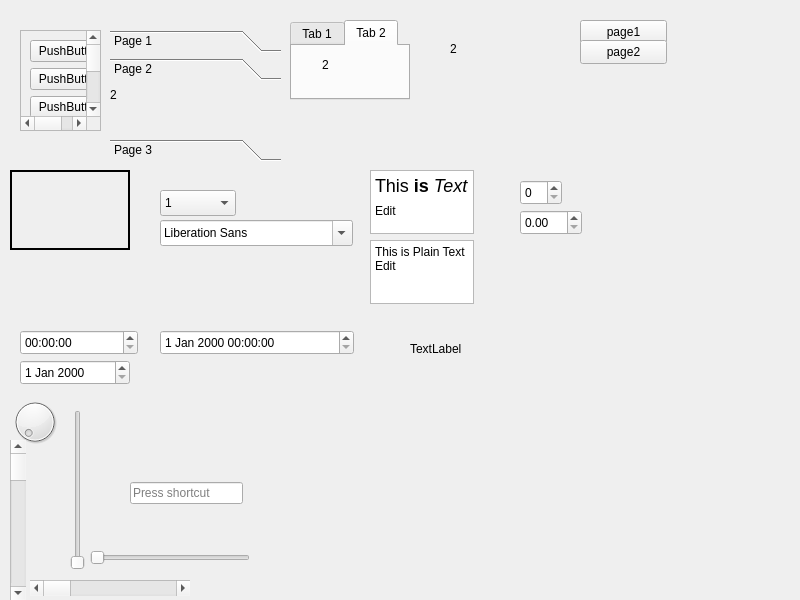
<?xml version="1.0" encoding="UTF-8"?>
<ui version="4.0">
 <class>Widget</class>
 <widget class="QWidget" name="Widget">
  <property name="geometry">
   <rect>
    <x>0</x>
    <y>0</y>
    <width>800</width>
    <height>600</height>
   </rect>
  </property>
  <property name="windowTitle">
   <string>Widget</string>
  </property>
  <widget class="QScrollArea" name="scrollArea">
   <property name="geometry">
    <rect>
     <x>20</x>
     <y>30</y>
     <width>81</width>
     <height>101</height>
    </rect>
   </property>
   <property name="widgetResizable">
    <bool>true</bool>
   </property>
   <widget class="QWidget" name="scrollAreaWidgetContents">
    <property name="geometry">
     <rect>
      <x>0</x>
      <y>-99</y>
      <width>99</width>
      <height>316</height>
     </rect>
    </property>
    <layout class="QVBoxLayout" name="verticalLayout">
     <item>
      <widget class="QPushButton" name="pushButton">
       <property name="text">
        <string>PushButton</string>
       </property>
      </widget>
     </item>
     <item>
      <widget class="QPushButton" name="pushButton_2">
       <property name="text">
        <string>PushButton</string>
       </property>
      </widget>
     </item>
     <item>
      <widget class="QPushButton" name="pushButton_3">
       <property name="text">
        <string>PushButton</string>
       </property>
      </widget>
     </item>
     <item>
      <widget class="QPushButton" name="pushButton_4">
       <property name="text">
        <string>PushButton</string>
       </property>
      </widget>
     </item>
     <item>
      <widget class="QPushButton" name="pushButton_5">
       <property name="text">
        <string>PushButton</string>
       </property>
      </widget>
     </item>
     <item>
      <widget class="QPushButton" name="pushButton_6">
       <property name="text">
        <string>PushButton</string>
       </property>
      </widget>
     </item>
     <item>
      <widget class="QPushButton" name="pushButton_7">
       <property name="text">
        <string>PushButton</string>
       </property>
      </widget>
     </item>
     <item>
      <widget class="QPushButton" name="pushButton_8">
       <property name="text">
        <string>PushButton</string>
       </property>
      </widget>
     </item>
     <item>
      <widget class="QPushButton" name="pushButton_9">
       <property name="text">
        <string>PushButton</string>
       </property>
      </widget>
     </item>
     <item>
      <widget class="QPushButton" name="pushButton_10">
       <property name="text">
        <string>PushButton</string>
       </property>
      </widget>
     </item>
     <item>
      <widget class="QPushButton" name="pushButton_11">
       <property name="text">
        <string>PushButton</string>
       </property>
      </widget>
     </item>
    </layout>
   </widget>
  </widget>
  <widget class="QToolBox" name="toolBox">
   <property name="geometry">
    <rect>
     <x>110</x>
     <y>30</y>
     <width>171</width>
     <height>131</height>
    </rect>
   </property>
   <property name="frameShape">
    <enum>QFrame::NoFrame</enum>
   </property>
   <property name="frameShadow">
    <enum>QFrame::Plain</enum>
   </property>
   <property name="currentIndex">
    <number>1</number>
   </property>
   <widget class="QWidget" name="page">
    <property name="geometry">
     <rect>
      <x>0</x>
      <y>0</y>
      <width>171</width>
      <height>41</height>
     </rect>
    </property>
    <attribute name="label">
     <string>Page 1</string>
    </attribute>
    <widget class="QLabel" name="label">
     <property name="geometry">
      <rect>
       <x>0</x>
       <y>0</y>
       <width>62</width>
       <height>18</height>
      </rect>
     </property>
     <property name="text">
      <string>1</string>
     </property>
    </widget>
   </widget>
   <widget class="QWidget" name="page_2">
    <property name="geometry">
     <rect>
      <x>0</x>
      <y>0</y>
      <width>171</width>
      <height>41</height>
     </rect>
    </property>
    <attribute name="label">
     <string>Page 2</string>
    </attribute>
    <widget class="QLabel" name="label_2">
     <property name="geometry">
      <rect>
       <x>0</x>
       <y>0</y>
       <width>62</width>
       <height>18</height>
      </rect>
     </property>
     <property name="text">
      <string>2</string>
     </property>
    </widget>
   </widget>
   <widget class="QWidget" name="page_3">
    <attribute name="label">
     <string>Page 3</string>
    </attribute>
    <widget class="QLabel" name="label_3">
     <property name="geometry">
      <rect>
       <x>0</x>
       <y>0</y>
       <width>62</width>
       <height>18</height>
      </rect>
     </property>
     <property name="text">
      <string>3</string>
     </property>
    </widget>
   </widget>
  </widget>
  <widget class="QTabWidget" name="tabWidget">
   <property name="geometry">
    <rect>
     <x>290</x>
     <y>20</y>
     <width>120</width>
     <height>80</height>
    </rect>
   </property>
   <property name="currentIndex">
    <number>1</number>
   </property>
   <widget class="QWidget" name="tab">
    <attribute name="title">
     <string>Tab 1</string>
    </attribute>
    <widget class="QLabel" name="label_4">
     <property name="geometry">
      <rect>
       <x>20</x>
       <y>20</y>
       <width>62</width>
       <height>18</height>
      </rect>
     </property>
     <property name="text">
      <string>1</string>
     </property>
    </widget>
   </widget>
   <widget class="QWidget" name="tab_2">
    <attribute name="title">
     <string>Tab 2</string>
    </attribute>
    <widget class="QLabel" name="label_5">
     <property name="geometry">
      <rect>
       <x>30</x>
       <y>10</y>
       <width>62</width>
       <height>18</height>
      </rect>
     </property>
     <property name="text">
      <string>2</string>
     </property>
    </widget>
   </widget>
  </widget>
  <widget class="QStackedWidget" name="stackedWidget">
   <property name="geometry">
    <rect>
     <x>420</x>
     <y>10</y>
     <width>120</width>
     <height>80</height>
    </rect>
   </property>
   <property name="autoFillBackground">
    <bool>true</bool>
   </property>
   <property name="currentIndex">
    <number>1</number>
   </property>
   <widget class="QWidget" name="page_4">
    <widget class="QLabel" name="label_6">
     <property name="geometry">
      <rect>
       <x>20</x>
       <y>30</y>
       <width>62</width>
       <height>18</height>
      </rect>
     </property>
     <property name="text">
      <string>1</string>
     </property>
    </widget>
   </widget>
   <widget class="QWidget" name="page_5">
    <widget class="QLabel" name="label_7">
     <property name="geometry">
      <rect>
       <x>30</x>
       <y>30</y>
       <width>62</width>
       <height>18</height>
      </rect>
     </property>
     <property name="text">
      <string>2</string>
     </property>
    </widget>
   </widget>
  </widget>
  <widget class="QPushButton" name="pushButton_12">
   <property name="geometry">
    <rect>
     <x>580</x>
     <y>20</y>
     <width>87</width>
     <height>24</height>
    </rect>
   </property>
   <property name="text">
    <string>page1</string>
   </property>
  </widget>
  <widget class="QPushButton" name="pushButton_13">
   <property name="geometry">
    <rect>
     <x>580</x>
     <y>40</y>
     <width>87</width>
     <height>24</height>
    </rect>
   </property>
   <property name="text">
    <string>page2</string>
   </property>
  </widget>
  <widget class="QFrame" name="frame">
   <property name="geometry">
    <rect>
     <x>10</x>
     <y>170</y>
     <width>120</width>
     <height>80</height>
    </rect>
   </property>
   <property name="frameShape">
    <enum>QFrame::WinPanel</enum>
   </property>
   <property name="frameShadow">
    <enum>QFrame::Plain</enum>
   </property>
   <property name="lineWidth">
    <number>12</number>
   </property>
  </widget>
  <widget class="QComboBox" name="comboBox">
   <property name="geometry">
    <rect>
     <x>160</x>
     <y>190</y>
     <width>76</width>
     <height>26</height>
    </rect>
   </property>
   <item>
    <property name="text">
     <string>1</string>
    </property>
   </item>
   <item>
    <property name="text">
     <string>2</string>
    </property>
   </item>
   <item>
    <property name="text">
     <string>3</string>
    </property>
   </item>
   <item>
    <property name="text">
     <string>4</string>
    </property>
   </item>
   <item>
    <property name="text">
     <string>5</string>
    </property>
   </item>
  </widget>
  <widget class="QFontComboBox" name="fontComboBox">
   <property name="geometry">
    <rect>
     <x>160</x>
     <y>220</y>
     <width>193</width>
     <height>26</height>
    </rect>
   </property>
  </widget>
  <widget class="QTextEdit" name="textEdit">
   <property name="geometry">
    <rect>
     <x>370</x>
     <y>170</y>
     <width>104</width>
     <height>64</height>
    </rect>
   </property>
   <property name="html">
    <string>&lt;!DOCTYPE HTML PUBLIC &quot;-//W3C//DTD HTML 4.0//EN&quot; &quot;http://www.w3.org/TR/REC-html40/strict.dtd&quot;&gt;
&lt;html&gt;&lt;head&gt;&lt;meta name=&quot;qrichtext&quot; content=&quot;1&quot; /&gt;&lt;meta charset=&quot;utf-8&quot; /&gt;&lt;style type=&quot;text/css&quot;&gt;
p, li { white-space: pre-wrap; }
hr { height: 1px; border-width: 0; }
li.unchecked::marker { content: &quot;\2610&quot;; }
li.checked::marker { content: &quot;\2612&quot;; }
&lt;/style&gt;&lt;/head&gt;&lt;body style=&quot; font-family:'Microsoft JhengHei UI'; font-size:13.5pt; font-weight:400; font-style:normal;&quot;&gt;
&lt;p style=&quot; margin-top:0px; margin-bottom:0px; margin-left:0px; margin-right:0px; -qt-block-indent:0; text-indent:0px;&quot;&gt;This &lt;span style=&quot; font-weight:700;&quot;&gt;is&lt;/span&gt; &lt;span style=&quot; font-style:italic;&quot;&gt;Text&lt;/span&gt; &lt;span style=&quot; vertical-align:sub;&quot;&gt;Edit&lt;/span&gt; &lt;/p&gt;&lt;/body&gt;&lt;/html&gt;</string>
   </property>
  </widget>
  <widget class="QPlainTextEdit" name="plainTextEdit">
   <property name="geometry">
    <rect>
     <x>370</x>
     <y>240</y>
     <width>104</width>
     <height>64</height>
    </rect>
   </property>
   <property name="plainText">
    <string>This is Plain Text Edit
</string>
   </property>
  </widget>
  <widget class="QSpinBox" name="spinBox">
   <property name="geometry">
    <rect>
     <x>520</x>
     <y>180</y>
     <width>42</width>
     <height>25</height>
    </rect>
   </property>
  </widget>
  <widget class="QDoubleSpinBox" name="doubleSpinBox">
   <property name="geometry">
    <rect>
     <x>520</x>
     <y>210</y>
     <width>62</width>
     <height>25</height>
    </rect>
   </property>
  </widget>
  <widget class="QTimeEdit" name="timeEdit">
   <property name="geometry">
    <rect>
     <x>20</x>
     <y>330</y>
     <width>118</width>
     <height>25</height>
    </rect>
   </property>
  </widget>
  <widget class="QDateEdit" name="dateEdit">
   <property name="geometry">
    <rect>
     <x>20</x>
     <y>360</y>
     <width>110</width>
     <height>25</height>
    </rect>
   </property>
  </widget>
  <widget class="QDateTimeEdit" name="dateTimeEdit">
   <property name="geometry">
    <rect>
     <x>160</x>
     <y>330</y>
     <width>194</width>
     <height>25</height>
    </rect>
   </property>
  </widget>
  <widget class="QDial" name="dial">
   <property name="geometry">
    <rect>
     <x>10</x>
     <y>390</y>
     <width>50</width>
     <height>64</height>
    </rect>
   </property>
  </widget>
  <widget class="QScrollBar" name="horizontalScrollBar">
   <property name="geometry">
    <rect>
     <x>30</x>
     <y>580</y>
     <width>160</width>
     <height>16</height>
    </rect>
   </property>
   <property name="orientation">
    <enum>Qt::Horizontal</enum>
   </property>
  </widget>
  <widget class="QScrollBar" name="verticalScrollBar">
   <property name="geometry">
    <rect>
     <x>10</x>
     <y>440</y>
     <width>16</width>
     <height>160</height>
    </rect>
   </property>
   <property name="orientation">
    <enum>Qt::Vertical</enum>
   </property>
  </widget>
  <widget class="QSlider" name="horizontalSlider">
   <property name="geometry">
    <rect>
     <x>90</x>
     <y>550</y>
     <width>160</width>
     <height>16</height>
    </rect>
   </property>
   <property name="orientation">
    <enum>Qt::Horizontal</enum>
   </property>
  </widget>
  <widget class="QSlider" name="verticalSlider">
   <property name="geometry">
    <rect>
     <x>70</x>
     <y>410</y>
     <width>16</width>
     <height>160</height>
    </rect>
   </property>
   <property name="orientation">
    <enum>Qt::Vertical</enum>
   </property>
  </widget>
  <widget class="QKeySequenceEdit" name="keySequenceEdit">
   <property name="geometry">
    <rect>
     <x>130</x>
     <y>480</y>
     <width>113</width>
     <height>26</height>
    </rect>
   </property>
  </widget>
  <widget class="QLabel" name="label_8">
   <property name="geometry">
    <rect>
     <x>410</x>
     <y>340</y>
     <width>62</width>
     <height>18</height>
    </rect>
   </property>
   <property name="text">
    <string>TextLabel</string>
   </property>
  </widget>
 </widget>
 <resources/>
 <connections/>
</ui>
